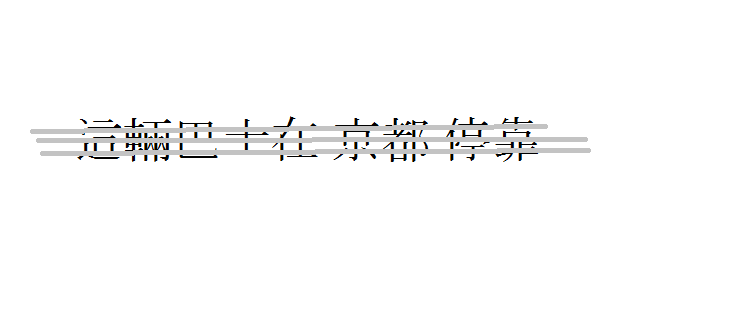
#> input picture Lab_4/TrashBackup/as.png, 738 x 314 px
$ python script.py
#> lines starting #> are read from the running program, lines starting #| are printed output that depends on the picture; after the words box and inside, x2 and y2 are one past the last pixel; in counts of white or black regions, pixels touching at a corner belong together
import cv2
import numpy as np

img = cv2.imread('as.png')
#> img is the input picture: shape (314, 738, 3); mean B, G, R 250.3, 250.3, 250.3

mask_gray = cv2.inRange(img, (150,150,150), (225,225,225))
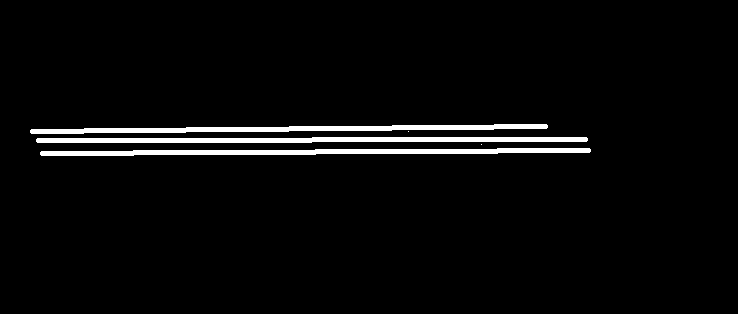
#> mask_gray: shape (314, 738); 3.5% white; 5 white regions (2 under 20 px), largest, box (x1, y1, x2, y2) and area: (36, 137, 588, 143) 2756, (40, 148, 591, 156) 2754, (30, 124, 548, 134) 2586

mask_gray = cv2.medianBlur(mask_gray, 5)
#> mask_gray: shape (314, 738); 3.5% white; 3 white regions, box (x1, y1, x2, y2) and area: (36, 137, 588, 143) 2748, (40, 148, 591, 156) 2746, (30, 124, 548, 134) 2578

gray = cv2.cvtColor(img, cv2.COLOR_BGR2GRAY)

_, text_mask = cv2.threshold(gray, 175, 255, cv2.THRESH_BINARY_INV)
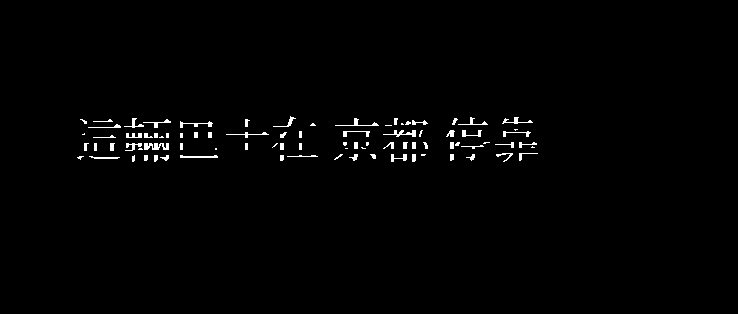
#> text_mask: shape (314, 738); 1.2% white; 85 white regions (25 under 20 px), largest, box (x1, y1, x2, y2) and area: (144, 143, 169, 150) 126, (383, 130, 416, 137) 98, (335, 118, 379, 126) 83

protect = cv2.dilate(text_mask, np.ones((3,3), np.uint8), iterations=2)
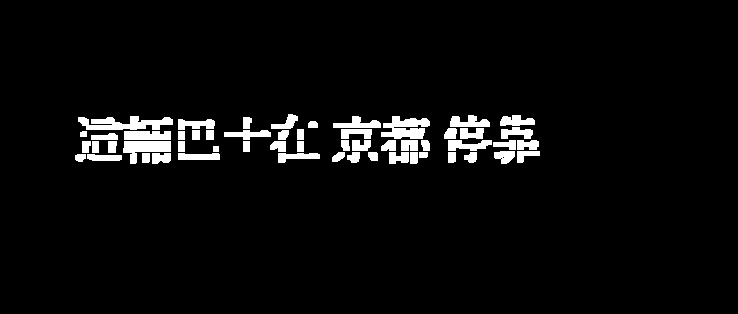
#> protect: shape (314, 738); 4.4% white; 55 white regions, largest, box (x1, y1, x2, y2) and area: (78, 116, 173, 130) 836, (381, 116, 430, 139) 741, (123, 141, 171, 164) 607

safe_mask = cv2.bitwise_and(mask_gray, cv2.bitwise_not(protect))
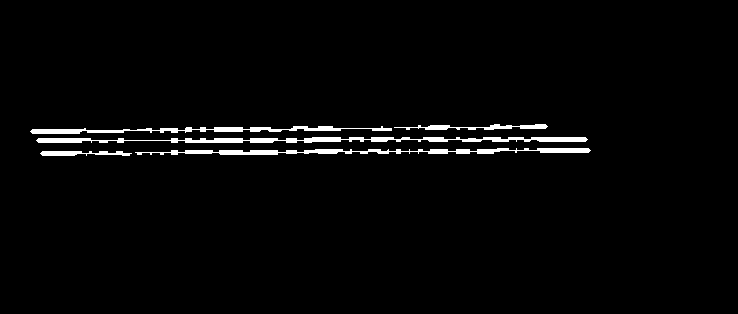
#> safe_mask: shape (314, 738); 2.3% white; 5 white regions, box (x1, y1, x2, y2) and area: (36, 137, 588, 143) 1934, (135, 148, 591, 155) 1543, (30, 126, 392, 134) 1179, (394, 124, 548, 130) 452, (40, 151, 132, 156) 325

clean = cv2.inpaint(img, safe_mask, 7, cv2.INPAINT_TELEA)

cv2.imwrite('result.png', clean)
print("Saved result.png")
